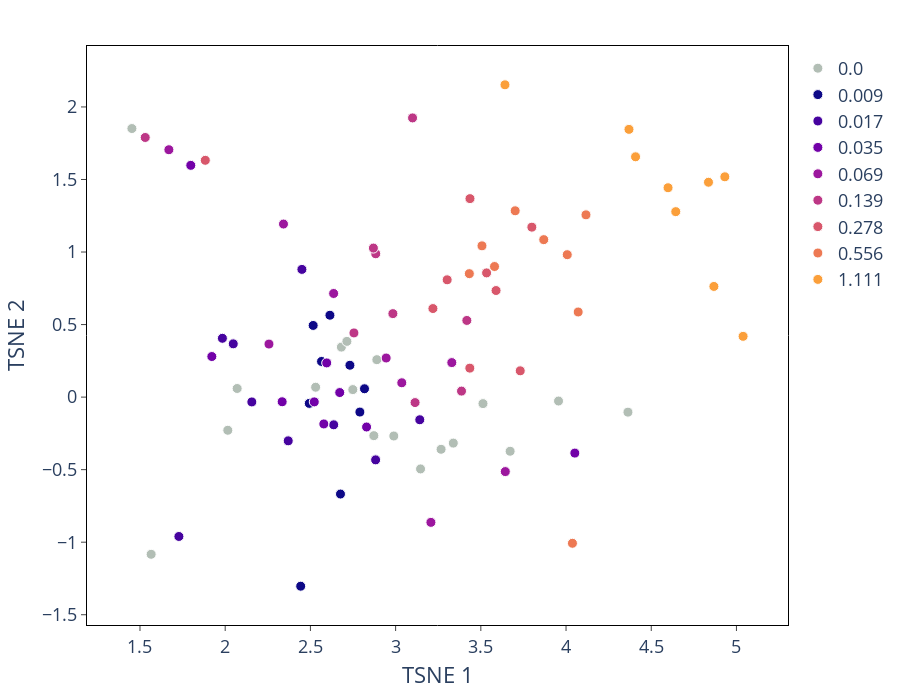

The code cell stored with this chart in its notebook:
### Code cell
combat_util.plot_tsne(plot_tsne, color_col='Metadata_Concentration_uM', 
                    #   split_df = False, split_column = None, np = None,
                      hover_cols=hover_list,
                    #   size=True, size_col = "Metadata_concentration_uM",
                      x="0", y="1",
                      error_x="x_err", error_y="y_err",
                      discrete=True
                      )

### Figure 1 — Plotly figure (JSON) as saved in the notebook; plotly's stock layout.template omitted (floating-point values rounded to 4 significant figures)
{"data": [{"customdata": [["211020_085918_Plate_1", "B11", "Non-treated", 0, 0], ["211020_085918_Plate_1", "C11", "Non-treated", 0, 0], ["211020_085918_Plate_1", "D11", "Non-treated", 0, 0], ["211020_085918_Plate_1", "E2", "Non-treated", 0, 0], ["211020_085918_Plate_1", "F2", "Non-treated", 0, 0], ["211020_085918_Plate_1", "G2", "Non-treated", 0, 0], ["211008_092824_Plate_1", "B2", "Non-treated", 0, 0], ["211008_092824_Plate_1", "C2", "Non-treated", 0, 0], ["211008_092824_Plate_1", "D2", "Non-treated", 0, 0], ["211008_092824_Plate_1", "E11", "Non-treated", 0, 0], ["211008_092824_Plate_1", "F11", "Non-treated", 0, 0], ["211008_092824_Plate_1", "G11", "Non-treated", 0, 0], ["211015_065907_Plate_1", "B11", "Non-treated", 0, 0], ["211015_065907_Plate_1", "C11", "Non-treated", 0, 0], ["211015_065907_Plate_1", "D11", "Non-treated", 0, 0], ["211015_065907_Plate_1", "E2", "Non-treated", 0, 0], ["211015_065907_Plate_1", "F2", "Non-treated", 0, 0], ["211015_065907_Plate_1", "G2", "Non-treated", 0, 0]], "error_x": {"array": [3.338e-06, 1.192e-06, 0, 3.576e-06, 1.907e-06, 2.623e-06, 4.53e-06, 4.53e-06, 7.153e-07, 3.099e-06, 9.537e-07, 3.576e-06, 1.431e-06, 4.53e-06, 2.146e-06, 2.623e-06, 0, 1.907e-06], "color": "black", "thickness": 2}, "error_y": {"array": [8.941e-08, 3.278e-07, 1.669e-06, 4.47e-07, 3.725e-08, 2.533e-07, 2.682e-07, 8.941e-08, 2.384e-07, 1.863e-08, 0, 1.49e-07, 2.682e-07, 1.118e-08, 2.98e-08, 3.874e-07, 7.153e-07, 2.98e-08], "color": "black", "thickness": 2}, "hovertemplate": "colors_plot_col=0.0<br>0=%{x}<br>1=%{y}<br>Metadata_Plate=%{customdata[0]}<br>Metadata_Well=%{customdata[1]}<br>Metadata_Compound=%{customdata[2]}<br>Metadata_NPSize_nm=%{customdata[3]}<br>Metadata_Concentration_uM=%{customdata[4]}<extra></extra>", "legendgroup": "0.0", "marker": {"color": "#b2beB5", "line": {"color": "White", "width": 1}, "size": 10, "symbol": "circle"}, "mode": "markers", "name": "0.0", "orientation": "v", "showlegend": true, "type": "scatter", "x": [4.363, 2.872, 1.453, 3.267, 2.07, 2.015, 3.338, 3.672, 2.682, 3.513, 2.749, 2.89, 2.989, 3.956, 2.531, 3.146, 1.565, 2.714], "xaxis": "x", "y": [-0.1037, -0.2657, 1.851, -0.3597, 0.05942, -0.2286, -0.3171, -0.3732, 0.3446, -0.04481, 0.0518, 0.2581, -0.2681, -0.02715, 0.06818, -0.495, -1.083, 0.3841], "yaxis": "y"}, {"customdata": [["211020_085918_Plate_1", "E3", "AgNP", 100, 0.009], ["211020_085918_Plate_1", "F3", "AgNP", 100, 0.009], ["211020_085918_Plate_1", "G3", "AgNP", 100, 0.009], ["211008_092824_Plate_1", "E3", "AgNP", 100, 0.009], ["211008_092824_Plate_1", "F3", "AgNP", 100, 0.009], ["211008_092824_Plate_1", "G3", "AgNP", 100, 0.009], ["211015_065907_Plate_1", "E3", "AgNP", 100, 0.009], ["211015_065907_Plate_1", "F3", "AgNP", 100, 0.009], ["211015_065907_Plate_1", "G3", "AgNP", 100, 0.009]], "error_x": {"array": [1.431e-06, 2.384e-07, 1.669e-06, 4.768e-07, 2.384e-07, 2.384e-07, 2.623e-06, 1.431e-06, 2.384e-06], "color": "black", "thickness": 2}, "error_y": {"array": [6.557e-07, 6.333e-08, 6.557e-07, 2.98e-08, 2.533e-07, 5.96e-07, 3.576e-07, 2.98e-08, 2.235e-07], "color": "black", "thickness": 2}, "hovertemplate": "colors_plot_col=0.009<br>0=%{x}<br>1=%{y}<br>Metadata_Plate=%{customdata[0]}<br>Metadata_Well=%{customdata[1]}<br>Metadata_Compound=%{customdata[2]}<br>Metadata_NPSize_nm=%{customdata[3]}<br>Metadata_Concentration_uM=%{customdata[4]}<extra></extra>", "legendgroup": "0.009", "marker": {"color": "#0d0887", "line": {"color": "White", "width": 1}, "size": 10, "symbol": "circle"}, "mode": "markers", "name": "0.009", "orientation": "v", "showlegend": true, "type": "scatter", "x": [2.676, 2.817, 2.516, 2.79, 2.732, 2.615, 2.443, 2.493, 2.565], "xaxis": "x", "y": [-0.6683, 0.05752, 0.4939, -0.1031, 0.2196, 0.5643, -1.303, -0.04331, 0.2457], "yaxis": "y"}, {"customdata": [["211020_085918_Plate_1", "E4", "AgNP", 100, 0.017], ["211020_085918_Plate_1", "F4", "AgNP", 100, 0.017], ["211020_085918_Plate_1", "G4", "AgNP", 100, 0.017], ["211008_092824_Plate_1", "E4", "AgNP", 100, 0.017], ["211008_092824_Plate_1", "F4", "AgNP", 100, 0.017], ["211008_092824_Plate_1", "G4", "AgNP", 100, 0.017], ["211015_065907_Plate_1", "E4", "AgNP", 100, 0.017], ["211015_065907_Plate_1", "F4", "AgNP", 100, 0.017], ["211015_065907_Plate_1", "G4", "AgNP", 100, 0.017]], "error_x": {"array": [4.768e-07, 2.384e-06, 2.384e-06, 1.907e-06, 1.907e-06, 1.311e-06, 1.669e-06, 1.907e-06, 2.146e-06], "color": "black", "thickness": 2}, "error_y": {"array": [2.98e-08, 2.086e-07, 8.941e-08, 1.49e-07, 2.682e-07, 1.073e-06, 4.172e-07, 3.353e-08, 2.384e-07], "color": "black", "thickness": 2}, "hovertemplate": "colors_plot_col=0.017<br>0=%{x}<br>1=%{y}<br>Metadata_Plate=%{customdata[0]}<br>Metadata_Well=%{customdata[1]}<br>Metadata_Compound=%{customdata[2]}<br>Metadata_NPSize_nm=%{customdata[3]}<br>Metadata_Concentration_uM=%{customdata[4]}<extra></extra>", "legendgroup": "0.017", "marker": {"color": "#46039f", "line": {"color": "White", "width": 1}, "size": 10, "symbol": "circle"}, "mode": "markers", "name": "0.017", "orientation": "v", "showlegend": true, "type": "scatter", "x": [2.637, 1.984, 2.047, 3.142, 2.37, 1.728, 2.883, 2.156, 2.45], "xaxis": "x", "y": [-0.191, 0.4054, 0.3671, -0.1561, -0.3014, -0.9606, -0.4326, -0.03327, 0.8802], "yaxis": "y"}, {"customdata": [["211020_085918_Plate_1", "E5", "AgNP", 100, 0.035], ["211020_085918_Plate_1", "F5", "AgNP", 100, 0.035], ["211020_085918_Plate_1", "G5", "AgNP", 100, 0.035], ["211008_092824_Plate_1", "E5", "AgNP", 100, 0.035], ["211008_092824_Plate_1", "F5", "AgNP", 100, 0.035], ["211008_092824_Plate_1", "G5", "AgNP", 100, 0.035], ["211015_065907_Plate_1", "E5", "AgNP", 100, 0.035], ["211015_065907_Plate_1", "F5", "AgNP", 100, 0.035], ["211015_065907_Plate_1", "G5", "AgNP", 100, 0.035]], "error_x": {"array": [3.815e-06, 1.669e-06, 1.431e-06, 9.537e-07, 2.384e-06, 2.146e-06, 4.053e-06, 2.861e-06, 1.431e-06], "color": "black", "thickness": 2}, "error_y": {"array": [2.682e-07, 1.043e-07, 8.941e-08, 4.768e-07, 1.192e-07, 1.49e-08, 1.043e-07, 3.353e-08, 2.235e-08], "color": "black", "thickness": 2}, "hovertemplate": "colors_plot_col=0.035<br>0=%{x}<br>1=%{y}<br>Metadata_Plate=%{customdata[0]}<br>Metadata_Well=%{customdata[1]}<br>Metadata_Compound=%{customdata[2]}<br>Metadata_NPSize_nm=%{customdata[3]}<br>Metadata_Concentration_uM=%{customdata[4]}<extra></extra>", "legendgroup": "0.035", "marker": {"color": "#7201a8", "line": {"color": "White", "width": 1}, "size": 10, "symbol": "circle"}, "mode": "markers", "name": "0.035", "orientation": "v", "showlegend": true, "type": "scatter", "x": [4.052, 2.596, 1.922, 1.798, 2.579, 2.334, 2.83, 2.523, 2.672], "xaxis": "x", "y": [-0.386, 0.2357, 0.2797, 1.597, -0.185, -0.03209, -0.2061, -0.03297, 0.03145], "yaxis": "y"}, {"customdata": [["211020_085918_Plate_1", "E6", "AgNP", 100, 0.069], ["211020_085918_Plate_1", "F6", "AgNP", 100, 0.069], ["211020_085918_Plate_1", "G6", "AgNP", 100, 0.069], ["211008_092824_Plate_1", "E6", "AgNP", 100, 0.069], ["211008_092824_Plate_1", "F6", "AgNP", 100, 0.069], ["211008_092824_Plate_1", "G6", "AgNP", 100, 0.069], ["211015_065907_Plate_1", "E6", "AgNP", 100, 0.069], ["211015_065907_Plate_1", "F6", "AgNP", 100, 0.069], ["211015_065907_Plate_1", "G6", "AgNP", 100, 0.069]], "error_x": {"array": [2.861e-06, 1.907e-06, 2.384e-06, 1.431e-06, 1.669e-06, 9.537e-07, 3.099e-06, 2.384e-06, 1.192e-06], "color": "black", "thickness": 2}, "error_y": {"array": [7.153e-07, 1.192e-07, 2.98e-07, 1.49e-08, 1.49e-07, 1.073e-06, 5.96e-08, 2.831e-07, 1.431e-06], "color": "black", "thickness": 2}, "hovertemplate": "colors_plot_col=0.069<br>0=%{x}<br>1=%{y}<br>Metadata_Plate=%{customdata[0]}<br>Metadata_Well=%{customdata[1]}<br>Metadata_Compound=%{customdata[2]}<br>Metadata_NPSize_nm=%{customdata[3]}<br>Metadata_Concentration_uM=%{customdata[4]}<extra></extra>", "legendgroup": "0.069", "marker": {"color": "#9c179e", "line": {"color": "White", "width": 1}, "size": 10, "symbol": "circle"}, "mode": "markers", "name": "0.069", "orientation": "v", "showlegend": true, "type": "scatter", "x": [3.207, 2.636, 2.257, 3.036, 2.945, 1.67, 3.644, 3.33, 2.342], "xaxis": "x", "y": [-0.8633, 0.7142, 0.3655, 0.09877, 0.2695, 1.705, -0.5134, 0.238, 1.193], "yaxis": "y"}, {"customdata": [["211020_085918_Plate_1", "E7", "AgNP", 100, 0.139], ["211020_085918_Plate_1", "F7", "AgNP", 100, 0.139], ["211020_085918_Plate_1", "G7", "AgNP", 100, 0.139], ["211008_092824_Plate_1", "E7", "AgNP", 100, 0.139], ["211008_092824_Plate_1", "F7", "AgNP", 100, 0.139], ["211008_092824_Plate_1", "G7", "AgNP", 100, 0.139], ["211015_065907_Plate_1", "E7", "AgNP", 100, 0.139], ["211015_065907_Plate_1", "F7", "AgNP", 100, 0.139], ["211015_065907_Plate_1", "G7", "AgNP", 100, 0.139]], "error_x": {"array": [1.431e-06, 1.907e-06, 1.669e-06, 1.669e-06, 3.338e-06, 4.053e-06, 4.768e-07, 3.815e-06, 4.053e-06], "color": "black", "thickness": 2}, "error_y": {"array": [1.311e-06, 2.98e-08, 6.557e-07, 0, 6.557e-07, 6.557e-07, 5.588e-08, 1.192e-06, 1.669e-06], "color": "black", "thickness": 2}, "hovertemplate": "colors_plot_col=0.139<br>0=%{x}<br>1=%{y}<br>Metadata_Plate=%{customdata[0]}<br>Metadata_Well=%{customdata[1]}<br>Metadata_Compound=%{customdata[2]}<br>Metadata_NPSize_nm=%{customdata[3]}<br>Metadata_Concentration_uM=%{customdata[4]}<extra></extra>", "legendgroup": "0.139", "marker": {"color": "#bd3786", "line": {"color": "White", "width": 1}, "size": 10, "symbol": "circle"}, "mode": "markers", "name": "0.139", "orientation": "v", "showlegend": true, "type": "scatter", "x": [1.531, 2.755, 2.883, 3.114, 3.418, 2.984, 3.387, 2.87, 3.099], "xaxis": "x", "y": [1.79, 0.4423, 0.988, -0.03773, 0.5284, 0.5754, 0.04131, 1.027, 1.924], "yaxis": "y"}, {"customdata": [["211020_085918_Plate_1", "E8", "AgNP", 100, 0.278], ["211020_085918_Plate_1", "F8", "AgNP", 100, 0.278], ["211020_085918_Plate_1", "G8", "AgNP", 100, 0.278], ["211008_092824_Plate_1", "E8", "AgNP", 100, 0.278], ["211008_092824_Plate_1", "F8", "AgNP", 100, 0.278], ["211008_092824_Plate_1", "G8", "AgNP", 100, 0.278], ["211015_065907_Plate_1", "E8", "AgNP", 100, 0.278], ["211015_065907_Plate_1", "F8", "AgNP", 100, 0.278], ["211015_065907_Plate_1", "G8", "AgNP", 100, 0.278]], "error_x": {"array": [2.861e-06, 4.053e-06, 3.099e-06, 9.537e-07, 2.861e-06, 4.768e-07, 4.768e-07, 1.192e-06, 2.623e-06], "color": "black", "thickness": 2}, "error_y": {"array": [1.937e-07, 5.96e-08, 1.311e-06, 1.043e-07, 4.172e-07, 7.153e-07, 4.768e-07, 4.172e-07, 0], "color": "black", "thickness": 2}, "hovertemplate": "colors_plot_col=0.278<br>0=%{x}<br>1=%{y}<br>Metadata_Plate=%{customdata[0]}<br>Metadata_Well=%{customdata[1]}<br>Metadata_Compound=%{customdata[2]}<br>Metadata_NPSize_nm=%{customdata[3]}<br>Metadata_Concentration_uM=%{customdata[4]}<extra></extra>", "legendgroup": "0.278", "marker": {"color": "#d8576b", "line": {"color": "White", "width": 1}, "size": 10, "symbol": "circle"}, "mode": "markers", "name": "0.278", "orientation": "v", "showlegend": true, "type": "scatter", "x": [3.435, 3.589, 3.436, 3.731, 3.219, 3.302, 1.883, 3.534, 3.799], "xaxis": "x", "y": [0.1997, 0.7346, 1.368, 0.1812, 0.6104, 0.8085, 1.632, 0.8562, 1.171], "yaxis": "y"}, {"customdata": [["211020_085918_Plate_1", "E9", "AgNP", 100, 0.556], ["211020_085918_Plate_1", "F9", "AgNP", 100, 0.556], ["211020_085918_Plate_1", "G9", "AgNP", 100, 0.556], ["211008_092824_Plate_1", "E9", "AgNP", 100, 0.556], ["211008_092824_Plate_1", "F9", "AgNP", 100, 0.556], ["211008_092824_Plate_1", "G9", "AgNP", 100, 0.556], ["211015_065907_Plate_1", "E9", "AgNP", 100, 0.556], ["211015_065907_Plate_1", "F9", "AgNP", 100, 0.556], ["211015_065907_Plate_1", "G9", "AgNP", 100, 0.556]], "error_x": {"array": [2.384e-06, 0, 1.907e-06, 1.907e-06, 7.153e-07, 4.768e-07, 5.245e-06, 1.431e-06, 1.907e-06], "color": "black", "thickness": 2}, "error_y": {"array": [1.311e-06, 4.172e-07, 9.537e-07, 4.768e-07, 1.788e-07, 1.192e-06, 4.768e-07, 1.192e-07, 1.311e-06], "color": "black", "thickness": 2}, "hovertemplate": "colors_plot_col=0.556<br>0=%{x}<br>1=%{y}<br>Metadata_Plate=%{customdata[0]}<br>Metadata_Well=%{customdata[1]}<br>Metadata_Compound=%{customdata[2]}<br>Metadata_NPSize_nm=%{customdata[3]}<br>Metadata_Concentration_uM=%{customdata[4]}<extra></extra>", "legendgroup": "0.556", "marker": {"color": "#ed7953", "line": {"color": "White", "width": 1}, "size": 10, "symbol": "circle"}, "mode": "markers", "name": "0.556", "orientation": "v", "showlegend": true, "type": "scatter", "x": [4.038, 3.58, 3.869, 4.071, 3.433, 3.507, 4.007, 4.117, 3.702], "xaxis": "x", "y": [-1.008, 0.9, 1.085, 0.5866, 0.8509, 1.043, 0.9816, 1.256, 1.284], "yaxis": "y"}, {"customdata": [["211020_085918_Plate_1", "E10", "AgNP", 100, 1.111], ["211020_085918_Plate_1", "F10", "AgNP", 100, 1.111], ["211020_085918_Plate_1", "G10", "AgNP", 100, 1.111], ["211008_092824_Plate_1", "E10", "AgNP", 100, 1.111], ["211008_092824_Plate_1", "F10", "AgNP", 100, 1.111], ["211008_092824_Plate_1", "G10", "AgNP", 100, 1.111], ["211015_065907_Plate_1", "E10", "AgNP", 100, 1.111], ["211015_065907_Plate_1", "F10", "AgNP", 100, 1.111], ["211015_065907_Plate_1", "G10", "AgNP", 100, 1.111]], "error_x": {"array": [3.338e-06, 4.768e-06, 5.722e-06, 7.153e-06, 4.768e-06, 3.338e-06, 3.338e-06, 6.676e-06, 1.431e-06], "color": "black", "thickness": 2}, "error_y": {"array": [4.768e-07, 1.192e-07, 1.192e-07, 0, 8.345e-07, 1.073e-06, 7.153e-07, 7.153e-07, 8.345e-07], "color": "black", "thickness": 2}, "hovertemplate": "colors_plot_col=1.111<br>0=%{x}<br>1=%{y}<br>Metadata_Plate=%{customdata[0]}<br>Metadata_Well=%{customdata[1]}<br>Metadata_Compound=%{customdata[2]}<br>Metadata_NPSize_nm=%{customdata[3]}<br>Metadata_Concentration_uM=%{customdata[4]}<extra></extra>", "legendgroup": "1.111", "marker": {"color": "#fb9f3a", "line": {"color": "White", "width": 1}, "size": 10, "symbol": "circle"}, "mode": "markers", "name": "1.111", "orientation": "v", "showlegend": true, "type": "scatter", "x": [4.644, 4.868, 4.408, 5.039, 4.932, 4.836, 3.642, 4.599, 4.369], "xaxis": "x", "y": [1.278, 0.7628, 1.656, 0.4189, 1.519, 1.481, 2.153, 1.443, 1.846], "yaxis": "y"}], "layout": {"autosize": false, "font": {"size": 18}, "height": 700, "legend": {"title": {"text": ""}, "tracegroupgap": 0}, "margin": {"b": 20, "l": 50, "pad": 4, "r": 50, "t": 50}, "plot_bgcolor": "white", "title": {"text": ""}, "width": 900, "xaxis": {"anchor": "y", "domain": [0, 1], "linecolor": "black", "mirror": true, "showline": true, "ticks": "outside", "title": {"text": "TSNE 1"}}, "yaxis": {"anchor": "x", "domain": [0, 1], "linecolor": "black", "mirror": true, "showline": true, "ticks": "outside", "title": {"text": "TSNE 2"}}}}
